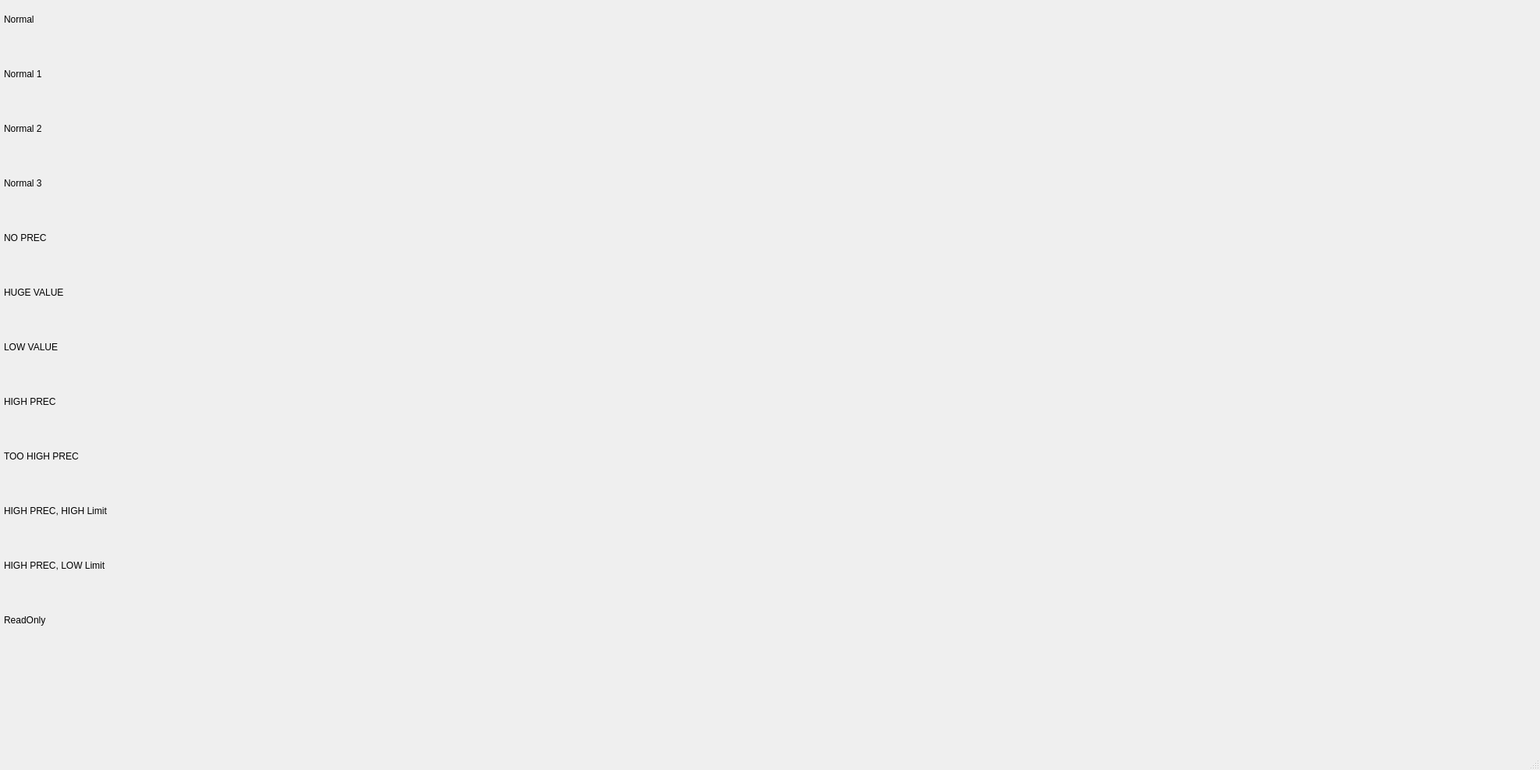
<?xml version="1.0" encoding="UTF-8"?>
<ui version="4.0">
 <class>MainWindow</class>
 <widget class="QMainWindow" name="MainWindow">
  <property name="geometry">
   <rect>
    <x>0</x>
    <y>0</y>
    <width>1973</width>
    <height>987</height>
   </rect>
  </property>
  <property name="windowTitle">
   <string>MainWindow</string>
  </property>
  <widget class="QWidget" name="centralwidget">
   <widget class="QWidget" name="gridLayoutWidget">
    <property name="geometry">
     <rect>
      <x>0</x>
      <y>0</y>
      <width>1951</width>
      <height>820</height>
     </rect>
    </property>
    <layout class="QGridLayout" name="gridLayout" rowstretch="0,0,0,0,0,0,0,0,0,0,0,0,0" columnstretch="0,0,0,0,0">
     <property name="sizeConstraint">
      <enum>QLayout::SizeConstraint::SetDefaultConstraint</enum>
     </property>
     <property name="leftMargin">
      <number>5</number>
     </property>
     <property name="topMargin">
      <number>5</number>
     </property>
     <property name="rightMargin">
      <number>5</number>
     </property>
     <property name="bottomMargin">
      <number>5</number>
     </property>
     <property name="spacing">
      <number>30</number>
     </property>
     <item row="2" column="4">
      <widget class="caLineDraw" name="calinedraw_9">
       <property name="minimumSize">
        <size>
         <width>30</width>
         <height>20</height>
        </size>
       </property>
       <property name="maximumSize">
        <size>
         <width>500</width>
         <height>500</height>
        </size>
       </property>
       <property name="font">
        <font>
         <family>Monospace</family>
         <pointsize>33</pointsize>
         <stylestrategy>PreferDefault</stylestrategy>
         <kerning>true</kerning>
        </font>
       </property>
       <property name="channel" stdset="0">
        <string>ACM:TEST:TEST_CANUM_NO2</string>
       </property>
       <property name="formatType">
        <enum>caLineDraw::FormatType::decimal</enum>
       </property>
      </widget>
     </item>
     <item row="1" column="4">
      <widget class="caLineDraw" name="calinedraw_8">
       <property name="minimumSize">
        <size>
         <width>30</width>
         <height>20</height>
        </size>
       </property>
       <property name="maximumSize">
        <size>
         <width>500</width>
         <height>500</height>
        </size>
       </property>
       <property name="font">
        <font>
         <family>Monospace</family>
         <pointsize>33</pointsize>
         <stylestrategy>PreferDefault</stylestrategy>
         <kerning>true</kerning>
        </font>
       </property>
       <property name="channel" stdset="0">
        <string>ACM:TEST:TEST_CANUM_NO1</string>
       </property>
       <property name="colorMode">
        <enum>caLineDraw::colMode::Alarm_Static</enum>
       </property>
       <property name="alarmHandling">
        <enum>caLineDraw::alertHandling::onForeground</enum>
       </property>
       <property name="formatType">
        <enum>caLineDraw::FormatType::decimal</enum>
       </property>
      </widget>
     </item>
     <item row="5" column="1">
      <widget class="caNumeric" name="canumeric_2">
       <property name="minimumSize">
        <size>
         <width>30</width>
         <height>15</height>
        </size>
       </property>
       <property name="maximumSize">
        <size>
         <width>450</width>
         <height>80</height>
        </size>
       </property>
       <property name="channel" stdset="0">
        <string>ACM:TEST:TEST_CANUM_HV</string>
       </property>
      </widget>
     </item>
     <item row="6" column="4">
      <widget class="caLineDraw" name="calinedraw_4">
       <property name="minimumSize">
        <size>
         <width>30</width>
         <height>20</height>
        </size>
       </property>
       <property name="maximumSize">
        <size>
         <width>500</width>
         <height>500</height>
        </size>
       </property>
       <property name="font">
        <font>
         <family>Monospace</family>
         <pointsize>33</pointsize>
         <stylestrategy>PreferDefault</stylestrategy>
         <kerning>true</kerning>
        </font>
       </property>
       <property name="channel" stdset="0">
        <string>ACM:TEST:TEST_CANUM_LV</string>
       </property>
       <property name="formatType">
        <enum>caLineDraw::FormatType::decimal</enum>
       </property>
      </widget>
     </item>
     <item row="0" column="2">
      <widget class="caApplyNumeric" name="caapplynumeric">
       <property name="minimumSize">
        <size>
         <width>30</width>
         <height>25</height>
        </size>
       </property>
       <property name="maximumSize">
        <size>
         <width>450</width>
         <height>100</height>
        </size>
       </property>
       <property name="channel" stdset="0">
        <string>ACM:TEST:TEST_CANUM_NO</string>
       </property>
      </widget>
     </item>
     <item row="9" column="1">
      <widget class="caNumeric" name="canumeric_7">
       <property name="minimumSize">
        <size>
         <width>30</width>
         <height>15</height>
        </size>
       </property>
       <property name="maximumSize">
        <size>
         <width>450</width>
         <height>80</height>
        </size>
       </property>
       <property name="channel" stdset="0">
        <string>ACM:TEST:TEST_CANUM_HPHL</string>
       </property>
      </widget>
     </item>
     <item row="2" column="2">
      <widget class="caApplyNumeric" name="caapplynumeric_9">
       <property name="minimumSize">
        <size>
         <width>30</width>
         <height>25</height>
        </size>
       </property>
       <property name="maximumSize">
        <size>
         <width>450</width>
         <height>100</height>
        </size>
       </property>
       <property name="channel" stdset="0">
        <string>ACM:TEST:TEST_CANUM_NO2</string>
       </property>
      </widget>
     </item>
     <item row="0" column="1">
      <widget class="caNumeric" name="canumeric">
       <property name="sizePolicy">
        <sizepolicy hsizetype="Preferred" vsizetype="Preferred">
         <horstretch>0</horstretch>
         <verstretch>0</verstretch>
        </sizepolicy>
       </property>
       <property name="minimumSize">
        <size>
         <width>30</width>
         <height>15</height>
        </size>
       </property>
       <property name="maximumSize">
        <size>
         <width>450</width>
         <height>80</height>
        </size>
       </property>
       <property name="channel" stdset="0">
        <string>ACM:TEST:TEST_CANUM_NO</string>
       </property>
      </widget>
     </item>
     <item row="4" column="0">
      <widget class="caLabel" name="calabel_2">
       <property name="minimumSize">
        <size>
         <width>60</width>
         <height>40</height>
        </size>
       </property>
       <property name="maximumSize">
        <size>
         <width>160</width>
         <height>120</height>
        </size>
       </property>
       <property name="text">
        <string>NO PREC</string>
       </property>
      </widget>
     </item>
     <item row="5" column="2">
      <widget class="caApplyNumeric" name="caapplynumeric_3">
       <property name="minimumSize">
        <size>
         <width>30</width>
         <height>25</height>
        </size>
       </property>
       <property name="maximumSize">
        <size>
         <width>450</width>
         <height>100</height>
        </size>
       </property>
       <property name="channel" stdset="0">
        <string>ACM:TEST:TEST_CANUM_HV</string>
       </property>
      </widget>
     </item>
     <item row="6" column="1">
      <widget class="caNumeric" name="canumeric_3">
       <property name="minimumSize">
        <size>
         <width>30</width>
         <height>15</height>
        </size>
       </property>
       <property name="maximumSize">
        <size>
         <width>450</width>
         <height>80</height>
        </size>
       </property>
       <property name="channel" stdset="0">
        <string>ACM:TEST:TEST_CANUM_LV</string>
       </property>
       <property name="limitsMode">
        <enum>caNumeric::SourceMode::User</enum>
       </property>
       <property name="maxValue">
        <double>2.000000000000000</double>
       </property>
       <property name="minValue">
        <double>-2.000000000000000</double>
       </property>
      </widget>
     </item>
     <item row="3" column="3">
      <widget class="caSpinbox" name="caspinbox_10">
       <property name="minimumSize">
        <size>
         <width>30</width>
         <height>15</height>
        </size>
       </property>
       <property name="maximumSize">
        <size>
         <width>450</width>
         <height>80</height>
        </size>
       </property>
       <property name="integerDigits" stdset="0">
        <number>4</number>
       </property>
       <property name="decimalDigits" stdset="0">
        <number>2</number>
       </property>
       <property name="channel" stdset="0">
        <string>ACM:TEST:TEST_CANUM_NO3</string>
       </property>
      </widget>
     </item>
     <item row="5" column="3">
      <widget class="caSpinbox" name="caspinbox_3">
       <property name="minimumSize">
        <size>
         <width>30</width>
         <height>15</height>
        </size>
       </property>
       <property name="maximumSize">
        <size>
         <width>450</width>
         <height>80</height>
        </size>
       </property>
       <property name="integerDigits" stdset="0">
        <number>13</number>
       </property>
       <property name="decimalDigits" stdset="0">
        <number>0</number>
       </property>
       <property name="channel" stdset="0">
        <string>ACM:TEST:TEST_CANUM_HV</string>
       </property>
      </widget>
     </item>
     <item row="11" column="3">
      <widget class="caSpinbox" name="caspinbox_11">
       <property name="minimumSize">
        <size>
         <width>30</width>
         <height>15</height>
        </size>
       </property>
       <property name="maximumSize">
        <size>
         <width>450</width>
         <height>80</height>
        </size>
       </property>
       <property name="integerDigits" stdset="0">
        <number>9</number>
       </property>
       <property name="decimalDigits" stdset="0">
        <number>8</number>
       </property>
       <property name="channel" stdset="0">
        <string>ACM:TEST:TEST_CANUM_HPLL</string>
       </property>
      </widget>
     </item>
     <item row="3" column="0">
      <widget class="caLabel" name="calabel_10">
       <property name="enabled">
        <bool>true</bool>
       </property>
       <property name="minimumSize">
        <size>
         <width>60</width>
         <height>40</height>
        </size>
       </property>
       <property name="maximumSize">
        <size>
         <width>160</width>
         <height>120</height>
        </size>
       </property>
       <property name="text">
        <string>Normal 3</string>
       </property>
      </widget>
     </item>
     <item row="8" column="0">
      <widget class="caLabel" name="calabel_6">
       <property name="minimumSize">
        <size>
         <width>60</width>
         <height>40</height>
        </size>
       </property>
       <property name="maximumSize">
        <size>
         <width>160</width>
         <height>120</height>
        </size>
       </property>
       <property name="autoFillBackground">
        <bool>false</bool>
       </property>
       <property name="text">
        <string notr="true">TOO HIGH PREC</string>
       </property>
      </widget>
     </item>
     <item row="8" column="4">
      <widget class="caLineDraw" name="calinedraw_6">
       <property name="minimumSize">
        <size>
         <width>30</width>
         <height>20</height>
        </size>
       </property>
       <property name="maximumSize">
        <size>
         <width>500</width>
         <height>500</height>
        </size>
       </property>
       <property name="channel" stdset="0">
        <string>ACM:TEST:TEST_CANUM_HP2</string>
       </property>
       <property name="formatType">
        <enum>caLineDraw::FormatType::decimal</enum>
       </property>
      </widget>
     </item>
     <item row="7" column="2">
      <widget class="caApplyNumeric" name="caapplynumeric_5">
       <property name="minimumSize">
        <size>
         <width>30</width>
         <height>25</height>
        </size>
       </property>
       <property name="maximumSize">
        <size>
         <width>450</width>
         <height>100</height>
        </size>
       </property>
       <property name="channel" stdset="0">
        <string>ACM:TEST:TEST_CANUM_HP1</string>
       </property>
       <property name="precisionMode">
        <enum>caApplyNumeric::SourceMode::Channel</enum>
       </property>
       <property name="limitsMode">
        <enum>caApplyNumeric::SourceMode::User</enum>
       </property>
       <property name="maxValue">
        <double>2.000000000000000</double>
       </property>
       <property name="minValue">
        <double>-2.000000000000000</double>
       </property>
      </widget>
     </item>
     <item row="5" column="0">
      <widget class="caLabel" name="calabel_3">
       <property name="minimumSize">
        <size>
         <width>60</width>
         <height>40</height>
        </size>
       </property>
       <property name="maximumSize">
        <size>
         <width>160</width>
         <height>120</height>
        </size>
       </property>
       <property name="autoFillBackground">
        <bool>false</bool>
       </property>
       <property name="text">
        <string notr="true">HUGE VALUE</string>
       </property>
      </widget>
     </item>
     <item row="2" column="0">
      <widget class="caLabel" name="calabel_9">
       <property name="enabled">
        <bool>true</bool>
       </property>
       <property name="minimumSize">
        <size>
         <width>60</width>
         <height>40</height>
        </size>
       </property>
       <property name="maximumSize">
        <size>
         <width>160</width>
         <height>120</height>
        </size>
       </property>
       <property name="text">
        <string>Normal 2</string>
       </property>
      </widget>
     </item>
     <item row="1" column="3">
      <widget class="caSpinbox" name="caspinbox_8">
       <property name="minimumSize">
        <size>
         <width>30</width>
         <height>15</height>
        </size>
       </property>
       <property name="maximumSize">
        <size>
         <width>450</width>
         <height>80</height>
        </size>
       </property>
       <property name="decimalDigits" stdset="0">
        <number>5</number>
       </property>
       <property name="channel" stdset="0">
        <string>ACM:TEST:TEST_CANUM_NO1</string>
       </property>
       <property name="colorMode">
        <enum>caSpinbox::colMode::Alarm</enum>
       </property>
      </widget>
     </item>
     <item row="0" column="4">
      <widget class="caLineDraw" name="calinedraw">
       <property name="minimumSize">
        <size>
         <width>30</width>
         <height>20</height>
        </size>
       </property>
       <property name="maximumSize">
        <size>
         <width>500</width>
         <height>500</height>
        </size>
       </property>
       <property name="font">
        <font>
         <family>Monospace</family>
         <pointsize>33</pointsize>
         <stylestrategy>PreferDefault</stylestrategy>
         <kerning>true</kerning>
        </font>
       </property>
       <property name="channel" stdset="0">
        <string>ACM:TEST:TEST_CANUM_NO</string>
       </property>
       <property name="formatType">
        <enum>caLineDraw::FormatType::decimal</enum>
       </property>
      </widget>
     </item>
     <item row="9" column="0">
      <widget class="caLabel" name="calabel_7">
       <property name="minimumSize">
        <size>
         <width>60</width>
         <height>40</height>
        </size>
       </property>
       <property name="maximumSize">
        <size>
         <width>160</width>
         <height>120</height>
        </size>
       </property>
       <property name="autoFillBackground">
        <bool>false</bool>
       </property>
       <property name="text">
        <string notr="true">HIGH PREC, HIGH Limit</string>
       </property>
      </widget>
     </item>
     <item row="11" column="0">
      <widget class="caLabel" name="calabel_11">
       <property name="minimumSize">
        <size>
         <width>60</width>
         <height>40</height>
        </size>
       </property>
       <property name="maximumSize">
        <size>
         <width>160</width>
         <height>120</height>
        </size>
       </property>
       <property name="autoFillBackground">
        <bool>false</bool>
       </property>
       <property name="text">
        <string notr="true">HIGH PREC, LOW Limit</string>
       </property>
      </widget>
     </item>
     <item row="8" column="1">
      <widget class="caNumeric" name="canumeric_5">
       <property name="minimumSize">
        <size>
         <width>30</width>
         <height>15</height>
        </size>
       </property>
       <property name="maximumSize">
        <size>
         <width>450</width>
         <height>80</height>
        </size>
       </property>
       <property name="channel" stdset="0">
        <string>ACM:TEST:TEST_CANUM_HP2</string>
       </property>
       <property name="precisionMode">
        <enum>caNumeric::SourceMode::Channel</enum>
       </property>
       <property name="limitsMode">
        <enum>caNumeric::SourceMode::User</enum>
       </property>
       <property name="maxValue">
        <double>2.000000000000000</double>
       </property>
       <property name="minValue">
        <double>-2.000000000000000</double>
       </property>
      </widget>
     </item>
     <item row="9" column="4">
      <widget class="caLineDraw" name="calinedraw_7">
       <property name="minimumSize">
        <size>
         <width>30</width>
         <height>20</height>
        </size>
       </property>
       <property name="maximumSize">
        <size>
         <width>500</width>
         <height>500</height>
        </size>
       </property>
       <property name="channel" stdset="0">
        <string>ACM:TEST:TEST_CANUM_HPHL</string>
       </property>
       <property name="formatType">
        <enum>caLineDraw::FormatType::decimal</enum>
       </property>
      </widget>
     </item>
     <item row="4" column="2">
      <widget class="caApplyNumeric" name="caapplynumeric_2">
       <property name="minimumSize">
        <size>
         <width>30</width>
         <height>25</height>
        </size>
       </property>
       <property name="maximumSize">
        <size>
         <width>450</width>
         <height>100</height>
        </size>
       </property>
       <property name="channel" stdset="0">
        <string>ACM:TEST:TEST_CANUM_NP</string>
       </property>
      </widget>
     </item>
     <item row="4" column="4">
      <widget class="caLineDraw" name="calinedraw_2">
       <property name="minimumSize">
        <size>
         <width>30</width>
         <height>20</height>
        </size>
       </property>
       <property name="maximumSize">
        <size>
         <width>500</width>
         <height>500</height>
        </size>
       </property>
       <property name="font">
        <font>
         <family>Monospace</family>
         <pointsize>33</pointsize>
         <stylestrategy>PreferDefault</stylestrategy>
         <kerning>true</kerning>
        </font>
       </property>
       <property name="channel" stdset="0">
        <string>ACM:TEST:TEST_CANUM_NP</string>
       </property>
       <property name="formatType">
        <enum>caLineDraw::FormatType::decimal</enum>
       </property>
      </widget>
     </item>
     <item row="11" column="2">
      <widget class="caApplyNumeric" name="caapplynumeric_11">
       <property name="minimumSize">
        <size>
         <width>30</width>
         <height>25</height>
        </size>
       </property>
       <property name="maximumSize">
        <size>
         <width>450</width>
         <height>100</height>
        </size>
       </property>
       <property name="channel" stdset="0">
        <string>ACM:TEST:TEST_CANUM_HPLL</string>
       </property>
      </widget>
     </item>
     <item row="11" column="4">
      <widget class="caLineDraw" name="calinedraw_11">
       <property name="minimumSize">
        <size>
         <width>30</width>
         <height>20</height>
        </size>
       </property>
       <property name="maximumSize">
        <size>
         <width>500</width>
         <height>500</height>
        </size>
       </property>
       <property name="channel" stdset="0">
        <string>ACM:TEST:TEST_CANUM_HPLL</string>
       </property>
       <property name="formatType">
        <enum>caLineDraw::FormatType::decimal</enum>
       </property>
      </widget>
     </item>
     <item row="6" column="0">
      <widget class="caLabel" name="calabel_4">
       <property name="minimumSize">
        <size>
         <width>60</width>
         <height>40</height>
        </size>
       </property>
       <property name="maximumSize">
        <size>
         <width>160</width>
         <height>120</height>
        </size>
       </property>
       <property name="autoFillBackground">
        <bool>false</bool>
       </property>
       <property name="text">
        <string notr="true">LOW VALUE</string>
       </property>
      </widget>
     </item>
     <item row="4" column="3">
      <widget class="caSpinbox" name="caspinbox_2">
       <property name="minimumSize">
        <size>
         <width>30</width>
         <height>15</height>
        </size>
       </property>
       <property name="maximumSize">
        <size>
         <width>450</width>
         <height>80</height>
        </size>
       </property>
       <property name="integerDigits" stdset="0">
        <number>4</number>
       </property>
       <property name="decimalDigits" stdset="0">
        <number>0</number>
       </property>
       <property name="channel" stdset="0">
        <string>ACM:TEST:TEST_CANUM_NP</string>
       </property>
      </widget>
     </item>
     <item row="8" column="2">
      <widget class="caApplyNumeric" name="caapplynumeric_6">
       <property name="minimumSize">
        <size>
         <width>30</width>
         <height>25</height>
        </size>
       </property>
       <property name="maximumSize">
        <size>
         <width>450</width>
         <height>100</height>
        </size>
       </property>
       <property name="channel" stdset="0">
        <string>ACM:TEST:TEST_CANUM_HP2</string>
       </property>
       <property name="precisionMode">
        <enum>caApplyNumeric::SourceMode::Channel</enum>
       </property>
       <property name="limitsMode">
        <enum>caApplyNumeric::SourceMode::User</enum>
       </property>
       <property name="maxValue">
        <double>2.000000000000000</double>
       </property>
       <property name="minValue">
        <double>-2.000000000000000</double>
       </property>
      </widget>
     </item>
     <item row="0" column="3">
      <widget class="caSpinbox" name="caspinbox">
       <property name="minimumSize">
        <size>
         <width>30</width>
         <height>15</height>
        </size>
       </property>
       <property name="maximumSize">
        <size>
         <width>450</width>
         <height>80</height>
        </size>
       </property>
       <property name="integerDigits" stdset="0">
        <number>4</number>
       </property>
       <property name="decimalDigits" stdset="0">
        <number>5</number>
       </property>
       <property name="channel" stdset="0">
        <string>ACM:TEST:TEST_CANUM_NO</string>
       </property>
      </widget>
     </item>
     <item row="2" column="1">
      <widget class="caNumeric" name="canumeric_9">
       <property name="sizePolicy">
        <sizepolicy hsizetype="Preferred" vsizetype="Preferred">
         <horstretch>0</horstretch>
         <verstretch>0</verstretch>
        </sizepolicy>
       </property>
       <property name="minimumSize">
        <size>
         <width>30</width>
         <height>15</height>
        </size>
       </property>
       <property name="maximumSize">
        <size>
         <width>450</width>
         <height>80</height>
        </size>
       </property>
       <property name="channel" stdset="0">
        <string>ACM:TEST:TEST_CANUM_NO2</string>
       </property>
      </widget>
     </item>
     <item row="1" column="2">
      <widget class="caApplyNumeric" name="caapplynumeric_8">
       <property name="minimumSize">
        <size>
         <width>30</width>
         <height>25</height>
        </size>
       </property>
       <property name="maximumSize">
        <size>
         <width>450</width>
         <height>100</height>
        </size>
       </property>
       <property name="channel" stdset="0">
        <string>ACM:TEST:TEST_CANUM_NO1</string>
       </property>
       <property name="colorMode">
        <enum>caApplyNumeric::colMode::Alarm</enum>
       </property>
      </widget>
     </item>
     <item row="7" column="1">
      <widget class="caNumeric" name="canumeric_4">
       <property name="minimumSize">
        <size>
         <width>30</width>
         <height>15</height>
        </size>
       </property>
       <property name="maximumSize">
        <size>
         <width>450</width>
         <height>80</height>
        </size>
       </property>
       <property name="channel" stdset="0">
        <string>ACM:TEST:TEST_CANUM_HP1</string>
       </property>
       <property name="precisionMode">
        <enum>caNumeric::SourceMode::Channel</enum>
       </property>
       <property name="limitsMode">
        <enum>caNumeric::SourceMode::User</enum>
       </property>
       <property name="maxValue">
        <double>2.000000000000000</double>
       </property>
       <property name="minValue">
        <double>-2.000000000000000</double>
       </property>
      </widget>
     </item>
     <item row="2" column="3">
      <widget class="caSpinbox" name="caspinbox_9">
       <property name="minimumSize">
        <size>
         <width>30</width>
         <height>15</height>
        </size>
       </property>
       <property name="maximumSize">
        <size>
         <width>450</width>
         <height>80</height>
        </size>
       </property>
       <property name="integerDigits" stdset="0">
        <number>4</number>
       </property>
       <property name="decimalDigits" stdset="0">
        <number>8</number>
       </property>
       <property name="channel" stdset="0">
        <string>ACM:TEST:TEST_CANUM_NO2</string>
       </property>
      </widget>
     </item>
     <item row="6" column="3">
      <widget class="caSpinbox" name="caspinbox_4">
       <property name="minimumSize">
        <size>
         <width>30</width>
         <height>15</height>
        </size>
       </property>
       <property name="maximumSize">
        <size>
         <width>450</width>
         <height>80</height>
        </size>
       </property>
       <property name="integerDigits" stdset="0">
        <number>1</number>
       </property>
       <property name="decimalDigits" stdset="0">
        <number>15</number>
       </property>
       <property name="channel" stdset="0">
        <string>ACM:TEST:TEST_CANUM_LV</string>
       </property>
       <property name="colorMode">
        <enum>caSpinbox::colMode::Static</enum>
       </property>
      </widget>
     </item>
     <item row="7" column="3">
      <widget class="caSpinbox" name="caspinbox_5">
       <property name="minimumSize">
        <size>
         <width>30</width>
         <height>15</height>
        </size>
       </property>
       <property name="maximumSize">
        <size>
         <width>450</width>
         <height>80</height>
        </size>
       </property>
       <property name="integerDigits" stdset="0">
        <number>1</number>
       </property>
       <property name="decimalDigits" stdset="0">
        <number>15</number>
       </property>
       <property name="channel" stdset="0">
        <string>ACM:TEST:TEST_CANUM_HP1</string>
       </property>
      </widget>
     </item>
     <item row="7" column="4">
      <widget class="caLineDraw" name="calinedraw_5">
       <property name="minimumSize">
        <size>
         <width>30</width>
         <height>20</height>
        </size>
       </property>
       <property name="maximumSize">
        <size>
         <width>500</width>
         <height>500</height>
        </size>
       </property>
       <property name="font">
        <font>
         <family>Monospace</family>
         <pointsize>33</pointsize>
         <stylestrategy>PreferDefault</stylestrategy>
         <kerning>true</kerning>
        </font>
       </property>
       <property name="channel" stdset="0">
        <string>ACM:TEST:TEST_CANUM_HP1</string>
       </property>
       <property name="formatType">
        <enum>caLineDraw::FormatType::decimal</enum>
       </property>
      </widget>
     </item>
     <item row="9" column="3">
      <widget class="caSpinbox" name="caspinbox_7">
       <property name="minimumSize">
        <size>
         <width>30</width>
         <height>15</height>
        </size>
       </property>
       <property name="maximumSize">
        <size>
         <width>450</width>
         <height>80</height>
        </size>
       </property>
       <property name="integerDigits" stdset="0">
        <number>9</number>
       </property>
       <property name="decimalDigits" stdset="0">
        <number>8</number>
       </property>
       <property name="channel" stdset="0">
        <string>ACM:TEST:TEST_CANUM_HPHL</string>
       </property>
      </widget>
     </item>
     <item row="3" column="1">
      <widget class="caNumeric" name="canumeric_10">
       <property name="sizePolicy">
        <sizepolicy hsizetype="Preferred" vsizetype="Preferred">
         <horstretch>0</horstretch>
         <verstretch>0</verstretch>
        </sizepolicy>
       </property>
       <property name="minimumSize">
        <size>
         <width>30</width>
         <height>15</height>
        </size>
       </property>
       <property name="maximumSize">
        <size>
         <width>450</width>
         <height>80</height>
        </size>
       </property>
       <property name="channel" stdset="0">
        <string>ACM:TEST:TEST_CANUM_NO3</string>
       </property>
      </widget>
     </item>
     <item row="3" column="2">
      <widget class="caApplyNumeric" name="caapplynumeric_10">
       <property name="minimumSize">
        <size>
         <width>30</width>
         <height>25</height>
        </size>
       </property>
       <property name="maximumSize">
        <size>
         <width>450</width>
         <height>100</height>
        </size>
       </property>
       <property name="channel" stdset="0">
        <string>ACM:TEST:TEST_CANUM_NO3</string>
       </property>
      </widget>
     </item>
     <item row="4" column="1">
      <widget class="caNumeric" name="canumeric_6">
       <property name="minimumSize">
        <size>
         <width>30</width>
         <height>15</height>
        </size>
       </property>
       <property name="maximumSize">
        <size>
         <width>450</width>
         <height>80</height>
        </size>
       </property>
       <property name="channel" stdset="0">
        <string>ACM:TEST:TEST_CANUM_NP</string>
       </property>
      </widget>
     </item>
     <item row="3" column="4">
      <widget class="caLineDraw" name="calinedraw_10">
       <property name="minimumSize">
        <size>
         <width>30</width>
         <height>20</height>
        </size>
       </property>
       <property name="maximumSize">
        <size>
         <width>500</width>
         <height>500</height>
        </size>
       </property>
       <property name="font">
        <font>
         <family>Monospace</family>
         <pointsize>33</pointsize>
         <stylestrategy>PreferDefault</stylestrategy>
         <kerning>true</kerning>
        </font>
       </property>
       <property name="channel" stdset="0">
        <string>ACM:TEST:TEST_CANUM_NO3</string>
       </property>
       <property name="formatType">
        <enum>caLineDraw::FormatType::decimal</enum>
       </property>
      </widget>
     </item>
     <item row="9" column="2">
      <widget class="caApplyNumeric" name="caapplynumeric_7">
       <property name="minimumSize">
        <size>
         <width>30</width>
         <height>25</height>
        </size>
       </property>
       <property name="maximumSize">
        <size>
         <width>450</width>
         <height>100</height>
        </size>
       </property>
       <property name="channel" stdset="0">
        <string>ACM:TEST:TEST_CANUM_HPHL</string>
       </property>
      </widget>
     </item>
     <item row="11" column="1">
      <widget class="caNumeric" name="canumeric_11">
       <property name="minimumSize">
        <size>
         <width>30</width>
         <height>15</height>
        </size>
       </property>
       <property name="maximumSize">
        <size>
         <width>450</width>
         <height>80</height>
        </size>
       </property>
       <property name="channel" stdset="0">
        <string>ACM:TEST:TEST_CANUM_HPLL</string>
       </property>
       <property name="foreground">
        <color>
         <red>0</red>
         <green>0</green>
         <blue>0</blue>
        </color>
       </property>
       <property name="background">
        <color>
         <red>230</red>
         <green>230</green>
         <blue>230</blue>
        </color>
       </property>
      </widget>
     </item>
     <item row="7" column="0">
      <widget class="caLabel" name="calabel_5">
       <property name="minimumSize">
        <size>
         <width>60</width>
         <height>40</height>
        </size>
       </property>
       <property name="maximumSize">
        <size>
         <width>160</width>
         <height>120</height>
        </size>
       </property>
       <property name="autoFillBackground">
        <bool>false</bool>
       </property>
       <property name="text">
        <string notr="true">HIGH PREC</string>
       </property>
      </widget>
     </item>
     <item row="0" column="0">
      <widget class="caLabel" name="calabel">
       <property name="enabled">
        <bool>true</bool>
       </property>
       <property name="minimumSize">
        <size>
         <width>60</width>
         <height>40</height>
        </size>
       </property>
       <property name="maximumSize">
        <size>
         <width>160</width>
         <height>120</height>
        </size>
       </property>
       <property name="text">
        <string>Normal</string>
       </property>
      </widget>
     </item>
     <item row="6" column="2">
      <widget class="caApplyNumeric" name="caapplynumeric_4">
       <property name="minimumSize">
        <size>
         <width>30</width>
         <height>25</height>
        </size>
       </property>
       <property name="maximumSize">
        <size>
         <width>450</width>
         <height>100</height>
        </size>
       </property>
       <property name="channel" stdset="0">
        <string>ACM:TEST:TEST_CANUM_LV</string>
       </property>
       <property name="limitsMode">
        <enum>caApplyNumeric::SourceMode::User</enum>
       </property>
       <property name="maxValue">
        <double>2.000000000000000</double>
       </property>
       <property name="minValue">
        <double>-2.000000000000000</double>
       </property>
      </widget>
     </item>
     <item row="8" column="3">
      <widget class="caSpinbox" name="caspinbox_6">
       <property name="minimumSize">
        <size>
         <width>30</width>
         <height>15</height>
        </size>
       </property>
       <property name="maximumSize">
        <size>
         <width>450</width>
         <height>80</height>
        </size>
       </property>
       <property name="integerDigits" stdset="0">
        <number>1</number>
       </property>
       <property name="decimalDigits" stdset="0">
        <number>16</number>
       </property>
       <property name="channel" stdset="0">
        <string>ACM:TEST:TEST_CANUM_HP2</string>
       </property>
      </widget>
     </item>
     <item row="1" column="1">
      <widget class="caNumeric" name="canumeric_8">
       <property name="sizePolicy">
        <sizepolicy hsizetype="Preferred" vsizetype="Preferred">
         <horstretch>0</horstretch>
         <verstretch>0</verstretch>
        </sizepolicy>
       </property>
       <property name="minimumSize">
        <size>
         <width>30</width>
         <height>15</height>
        </size>
       </property>
       <property name="maximumSize">
        <size>
         <width>450</width>
         <height>80</height>
        </size>
       </property>
       <property name="channel" stdset="0">
        <string>ACM:TEST:TEST_CANUM_NO1</string>
       </property>
       <property name="colorMode">
        <enum>caNumeric::colMode::Alarm</enum>
       </property>
      </widget>
     </item>
     <item row="1" column="0">
      <widget class="caLabel" name="calabel_8">
       <property name="enabled">
        <bool>true</bool>
       </property>
       <property name="minimumSize">
        <size>
         <width>60</width>
         <height>40</height>
        </size>
       </property>
       <property name="maximumSize">
        <size>
         <width>160</width>
         <height>120</height>
        </size>
       </property>
       <property name="text">
        <string>Normal 1</string>
       </property>
      </widget>
     </item>
     <item row="5" column="4">
      <widget class="caLineDraw" name="calinedraw_3">
       <property name="minimumSize">
        <size>
         <width>30</width>
         <height>20</height>
        </size>
       </property>
       <property name="maximumSize">
        <size>
         <width>500</width>
         <height>500</height>
        </size>
       </property>
       <property name="font">
        <font>
         <family>Monospace</family>
         <pointsize>33</pointsize>
         <stylestrategy>PreferDefault</stylestrategy>
         <kerning>true</kerning>
        </font>
       </property>
       <property name="channel" stdset="0">
        <string>ACM:TEST:TEST_CANUM_HV</string>
       </property>
       <property name="formatType">
        <enum>caLineDraw::FormatType::decimal</enum>
       </property>
      </widget>
     </item>
     <item row="12" column="0">
      <widget class="caLabel" name="calabel_12">
       <property name="minimumSize">
        <size>
         <width>60</width>
         <height>40</height>
        </size>
       </property>
       <property name="maximumSize">
        <size>
         <width>160</width>
         <height>120</height>
        </size>
       </property>
       <property name="autoFillBackground">
        <bool>false</bool>
       </property>
       <property name="text">
        <string notr="true">ReadOnly</string>
       </property>
      </widget>
     </item>
     <item row="12" column="1">
      <widget class="caNumeric" name="canumeric_12">
       <property name="minimumSize">
        <size>
         <width>30</width>
         <height>15</height>
        </size>
       </property>
       <property name="maximumSize">
        <size>
         <width>450</width>
         <height>80</height>
        </size>
       </property>
       <property name="channel" stdset="0">
        <string notr="true">ACM:TEST:TEST_CANUM_NOWR</string>
       </property>
       <property name="foreground">
        <color>
         <red>0</red>
         <green>0</green>
         <blue>0</blue>
        </color>
       </property>
       <property name="background">
        <color>
         <red>230</red>
         <green>230</green>
         <blue>230</blue>
        </color>
       </property>
      </widget>
     </item>
     <item row="12" column="2">
      <widget class="caApplyNumeric" name="caapplynumeric_12">
       <property name="minimumSize">
        <size>
         <width>30</width>
         <height>25</height>
        </size>
       </property>
       <property name="maximumSize">
        <size>
         <width>450</width>
         <height>100</height>
        </size>
       </property>
       <property name="channel" stdset="0">
        <string notr="true">ACM:TEST:TEST_CANUM_NOWR</string>
       </property>
      </widget>
     </item>
     <item row="12" column="3">
      <widget class="caSpinbox" name="caspinbox_12">
       <property name="minimumSize">
        <size>
         <width>30</width>
         <height>15</height>
        </size>
       </property>
       <property name="maximumSize">
        <size>
         <width>450</width>
         <height>80</height>
        </size>
       </property>
       <property name="integerDigits" stdset="0">
        <number>9</number>
       </property>
       <property name="decimalDigits" stdset="0">
        <number>8</number>
       </property>
       <property name="channel" stdset="0">
        <string notr="true">ACM:TEST:TEST_CANUM_NOWR</string>
       </property>
      </widget>
     </item>
     <item row="12" column="4">
      <widget class="caLineDraw" name="calinedraw_12">
       <property name="minimumSize">
        <size>
         <width>30</width>
         <height>20</height>
        </size>
       </property>
       <property name="maximumSize">
        <size>
         <width>500</width>
         <height>500</height>
        </size>
       </property>
       <property name="channel" stdset="0">
        <string>ACM:TEST:TEST_CANUM_NOWR</string>
       </property>
       <property name="formatType">
        <enum>caLineDraw::FormatType::decimal</enum>
       </property>
      </widget>
     </item>
    </layout>
   </widget>
  </widget>
  <widget class="QMenuBar" name="menubar">
   <property name="geometry">
    <rect>
     <x>0</x>
     <y>0</y>
     <width>1973</width>
     <height>21</height>
    </rect>
   </property>
  </widget>
  <widget class="QStatusBar" name="statusbar"/>
 </widget>
 <customwidgets>
  <customwidget>
   <class>caNumeric</class>
   <extends>QFrame</extends>
   <header>caNumeric</header>
  </customwidget>
  <customwidget>
   <class>caApplyNumeric</class>
   <extends>QWidget</extends>
   <header>caApplyNumeric</header>
  </customwidget>
  <customwidget>
   <class>caSpinbox</class>
   <extends>QFrame</extends>
   <header>caSpinbox</header>
  </customwidget>
  <customwidget>
   <class>caLabel</class>
   <extends>QLabel</extends>
   <header>caLabel</header>
  </customwidget>
  <customwidget>
   <class>caLineDraw</class>
   <extends>QWidget</extends>
   <header>caLineDraw</header>
  </customwidget>
 </customwidgets>
 <resources/>
 <connections/>
</ui>
